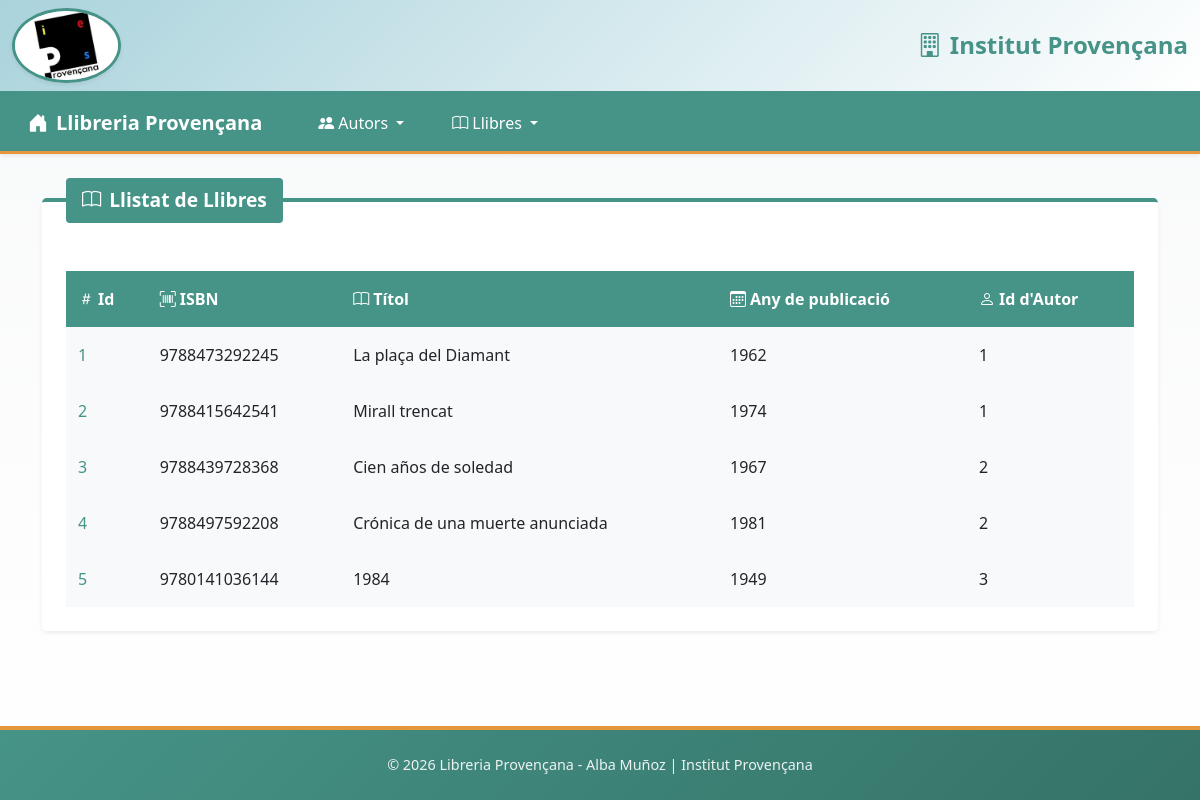
The page /index.php?menu=book&option=list_all on the database its author committed.
### tables this page shows
CREATE TABLE llibres (
  id INT AUTO_INCREMENT PRIMARY KEY,
  isbn CHAR(13) NOT NULL UNIQUE,
  titol VARCHAR(255) NOT NULL,
  any_publicacio INT(4),
  autor_id INT NOT NULL
);

### model/persist/BookDbDAO.class.php (called while the page is built, shortened)
<?php
require_once "model/persist/ConnectDb.class.php";
require_once "model/Book.class.php";
class BookDbDAO {
    private static $instance = NULL;
    private $connect;
    public function __construct() {
        $this->connect = (new ConnectDb())->getConnection();
    }
    public static function getInstance(): BookDbDAO {
        if (self::$instance == NULL) {
            self::$instance = new self();
        }
        return self::$instance;
    }
    public function listAll(): array {
        $result = array();
        try {
            $sql = <<<SQL
                SELECT id,isbn,titol,any_publicacio,autor_id FROM llibres;
            SQL;
            $result = $this->connect->query($sql);
            $result->setFetchMode(PDO::FETCH_CLASS | PDO::FETCH_PROPS_LATE, 'Book');
            return $result->fetchAll();
        } catch (PDOException $e) {
            return $result;
        }
        return $result;
    }
}

### model/persist/ConnectDb.class.php (called while the page is built, shortened)
<?php
class ConnectDb {
    public function getConnection() {
        $hostname='192.168.143.166';
        $username='llibreria_user';
        $password='password';
        $dbname='llibreria';
        $conn=NULL;
        try {
            $conn=new PDO("mysql:host=$hostname;dbname=$dbname;charset=utf8", $username, $password);
            $conn->setAttribute(PDO::ATTR_ERRMODE, PDO::ERRMODE_EXCEPTION);
        }
        catch (PDOException $e) {
            printf("<p>Error code:</p><p>%s</p>", $e->getCode());
            printf("<p>Error message:</p><p>%s</p>", $e->getMessage());
            printf("<p>Stack trace:</p><p>%s</p>", nl2br($e->getTraceAsString()));
        }
        return $conn;
    }
}

### model/BookModel.class.php (called while the page is built)
<?php
require_once "model/persist/BookDbDAO.class.php";
class BookModel {
    private $dataBook;
    public function __construct() {
        $this->dataBook=BookDbDAO::getInstance();
    }
    public function listAll():array {
        $books=$this->dataBook->listAll();
        return $books;
    }
}

### model/Book.class.php (called while the page is built, shortened)
<?php
class Book {
    private $id;
    private $isbn;
    private $titol;
    private $any_publicacio;
    private $autor_id;
    public function __construct($id=NULL, $isbn=NULL, $titol=NULL, $any_publicacio=NULL, $autor_id=NULL) {
        $this->id=$id;
        $this->isbn=$isbn;
        $this->titol=$titol;
        $this->any_publicacio=$any_publicacio;
        $this->autor_id=$autor_id;
    }
    public function getId() {
        return $this->id;
    }
    public function getIsbn() {
        return $this->isbn;
    }
    public function getTitol() {
        return $this->titol;
    }
    public function getAny_publicacio() {
        return $this->any_publicacio;
    }
    public function getAutorId() {
        return $this->autor_id;
    }
}

### view/form/BookList.php (the view, shortened to what this page needs)
<div id="content" class="container-fluid mt-4">
    <div class="container">
        <fieldset class="border-0 rounded-3 p-4 shadow-sm panel-primary">
            <legend class="float-none w-auto px-3 py-2 mb-4 rounded-2 text-white fw-bold legend-large">
                <i class="bi bi-book me-2"></i>Llistat de Llibres
            </legend>
            <?php
                if (isset($content) && !empty($content)) {
                    echo <<<EOT
                        <div class="table-responsive">
                            <table class="table table-hover table-borderless align-middle mb-0 shadow-sm table-clinic">
                                <thead>
                                    <tr>
                                        <th class="py-3"><i class="bi bi-hash me-1"></i>Id</th>
                                        <th class="py-3"><i class="bi bi-upc-scan me-1"></i>ISBN</th>
                                        <th class="py-3"><i class="bi bi-book me-1"></i>Títol</th>
                                        <th class="py-3"><i class="bi bi-calendar3 me-1"></i>Any de publicació</th>
                                        <th class="py-3"><i class="bi bi-person me-1"></i>Id d'Autor</th>
                                    </tr>
                                </thead>
                                <tbody>
EOT;
                    foreach ($content as $book) {
                        echo <<<EOT
                                    <tr>
                                        <td class="py-3 fw-semibold cell-id">{$book->getId()}</td>
                                        <td class="py-3">{$book->getIsbn()}</td>
                                        <td class="py-3">{$book->getTitol()}</td>
                                        <td class="py-3">{$book->getAny_publicacio()}</td>
                                        <td class="py-3">{$book->getAutorId()}</td>
                                    </tr>
EOT;
                    }
                    echo <<<EOT
                                </tbody>
                            </table>
                        </div>
EOT;
                } else {
                    echo '<div class="alert border-0 shadow-sm text-center alert-clinic-info">
                            <i class="bi bi-info-circle me-2" style="font-size: 1.5rem;"></i>
                            <p class="mb-0">No hi ha propietaris registrats.</p>
                          </div>';
                }
            ?>
        </fieldset>
    </div>
</div>

### index.php (shortened to what this page needs)
<?php
    $host = $_SERVER['HTTP_HOST'];
    $path = rtrim(dirname($_SERVER['PHP_SELF']), "/");
    $base = "http://" . $host . $path . "/";
    require_once "controller/MainController.class.php";
?>
<!DOCTYPE html>
<html lang="en">
    <head>
        <link href="https://cdn.jsdelivr.net/npm/bootstrap@5.0.2/dist/css/bootstrap.min.css" rel="stylesheet">
        <link rel="stylesheet" href="https://cdn.jsdelivr.net/npm/bootstrap-icons@1.11.3/font/bootstrap-icons.css">
        <link rel="stylesheet" href="<?=$base?>view/css/custom-style.css">
    </head>
    <body class="clinic-body">
        <div id="page">
            <header class="navbar navbar-expand-xl shadow-sm clinic-header">
                <div class="container-fluid">
                    <a href="http://www.ies-provensana.com" class="d-flex align-items-center text-decoration-none">
                        <img src="<?=PATH_IMG?>proven.jpg" alt="proven.jpg" class="img rounded-circle shadow-sm logo-img">
                    </a>
                    <h4 class="ms-3 mb-0 fw-bold header-title">
                        <i class="bi bi-building me-2"></i>Institut Provençana
                    </h4>
                </div>
            </header>
            <?php
                $controlMain=new MainController();
                $controlMain->processRequest();
            ?>
            <footer class="clinic-footer">
                <div class="container-fluid">
                    <p class="mb-0">&copy; 2026 Libreria Provençana - Alba Muñoz | Institut Provençana</p>
                </div>
            </footer>
        </div>
    </body>
</html>

### controller/MainController.class.php (shortened to what this page needs)
<?php
require_once "controller/BookController.class.php";
class MainController {
    public function processRequest() {
        $request=NULL;
        if (filter_has_var(INPUT_GET, 'menu')) {
            $request=filter_input(INPUT_GET, 'menu');
        }
        switch ($request) {
            case "book":
                $controlBook=new BookController();
                $controlBook->processRequest();
                break;
        }
    }
}

### controller/BookController.class.php (shortened to what this page needs)
<?php
require_once "view/BookView.class.php";
require_once "model/BookModel.class.php";
require_once "model/Book.class.php";
class BookController {
    private $view;
    private $model;
    public function __construct() {
        $this->view=new BookView();
        $this->model=new BookModel();
    }
    public function processRequest() {
        $request=NULL;
        if (filter_has_var(INPUT_POST, 'action')) {
            $request=filter_has_var(INPUT_POST, 'action')?filter_input(INPUT_POST, 'action'):NULL;
        }
        else {
            $request=filter_has_var(INPUT_GET, 'option')?filter_input(INPUT_GET, 'option'):NULL;
        }
        switch ($request) {
            case "list_all":
                $this->listAll();
                break;
        }
    }
    public function listAll() {
        $books=$this->model->listAll();
        $this->view->display("view/form/BookList.php", $books);
    }
}

### view/BookView.class.php (shortened to what this page needs)
<?php
class BookView {
    public function display($template=NULL, $content=NULL) {
        echo '<div id="content">';
        if (!empty($template)) {
            include($template);
        }
        echo '</div>';
    }
}

### view/css/custom-style.css (style rules this page uses)
body.clinic-body { background: linear-gradient(to bottom, #f8f9fa 0%, #ffffff 100%); min-height: 100vh; }
.clinic-header { background: linear-gradient(135deg, #aad3dc 0%, #ffffff 100%); border-bottom: 4px solid #469387; }
.clinic-header .logo-img { height: 75px; border: 3px solid #469387; }
.clinic-header .header-title { color: #469387; }
.clinic-navbar { background: linear-gradient(135deg, #469387 0%, #469387 100%); border-bottom: 3px solid #e69739; }
.panel-primary { background-color: #ffffff; border-top: 4px solid #469387 !important; }
.legend-large { background-color: #469387; font-size: 1.2rem; }
.table-clinic { width: 100%; margin-bottom: 0; border-collapse: separate; border-spacing: 0; box-shadow: 0 2px 8px rgba(0,0,0,0.1); }
.table-clinic thead { background-color: #469387; color: white; }
.table-clinic tbody { background-color: #f8f9fa; }
.table-clinic tbody tr { border-bottom: 1px solid #aad3dc; transition: background-color 0.2s ease; }
.table-clinic th, .table-clinic td { padding: 0.75rem; vertical-align: middle; border: none; }
.table-clinic .cell-id { color: #469387; }
html, body { height: 100%; }
#page { display: flex; flex-direction: column; min-height: 100vh; }
#page > * { flex-shrink: 0; }
#content { flex: 1; }
.clinic-footer { background: linear-gradient(135deg, #469387 0%, #357367 100%); color: white; margin-top: auto; padding: 1.5rem 0; border-top: 4px solid #e69739; text-align: center; font-size: 0.9rem; color: rgba(255,255,255,0.9); }

### rows shown on the page
llibres: id "1", isbn "9788473292245", titol "La plaça del Diamant", any_publicacio "1962", autor "1"
llibres: id "2", isbn "9788415642541", titol "Mirall trencat", any_publicacio "1974", autor "1"
llibres: id "3", isbn "9788439728368", titol "Cien años de soledad", any_publicacio "1967", autor "2"
llibres: id "4", isbn "9788497592208", titol "Crónica de una muerte anunciada", any_publicacio "1981", autor "2"
llibres: id "5", isbn "9780141036144", titol "1984", any_publicacio "1949", autor "3"
